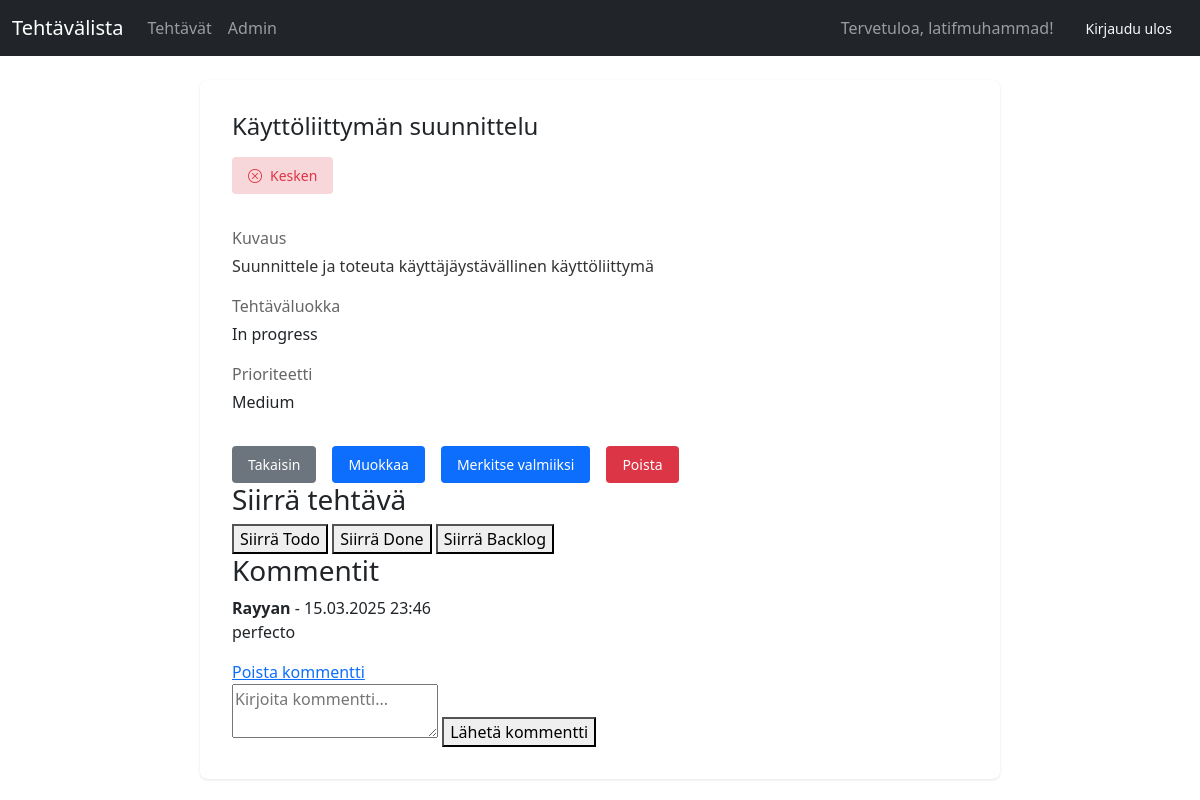
/tasks/tasks/2/ (signed in), run on the app's committed database.
### backlog/models.py (models this page shows, shortened)
class Task(models.Model):
    PRIORITY_CHOICES = [
        ('low', 'Low'),
        ('medium', 'Medium'),
        ('high', 'High')
    ]
    title = models.CharField(max_length=200)
    description = models.TextField(blank=True)
    created_at = models.DateTimeField(auto_now_add=True)
    completed = models.BooleanField(default=False)
    task_class = models.ForeignKey(TaskClass, on_delete=models.CASCADE, related_name='tasks')
    user = models.ForeignKey(User, on_delete=models.CASCADE)
    priority = models.CharField(max_length=10, choices=PRIORITY_CHOICES, default='medium')
    additional_info = models.TextField(blank=True)

class TaskClass(models.Model):
    title = models.CharField(max_length=100)  # "Todo", "In Progress", "Done", etc.
    description = models.TextField(blank=True)
    class Meta:
        verbose_name_plural = "Task Classes"

class Comment(models.Model):
    task = models.ForeignKey(Task, on_delete=models.CASCADE, related_name='comments')
    user = models.ForeignKey(User, on_delete=models.CASCADE)
    content = models.TextField()
    created_at = models.DateTimeField(auto_now_add=True)
    class Meta:
        ordering = ['-created_at']  # Show newest comments first

### backlog/views.py (the view)
# urls.py: path("tasks/<int:task_id>/", views.task_detail, name="task_detail"),
@login_required
def task_detail(request, task_id):
    try:
        task = get_object_or_404(Task, id=task_id)
        if not (request.user.is_superuser or request.user.is_staff) and task.user != request.user:
            return HttpResponseForbidden("Et voi tarkastella tätä tehtävää.")
        return render(request, 'backlog/task_detail.html', {'task': task})
    except Http404:
        from django.contrib import messages
        messages.error(request, f"Tehtävää ID:llä {task_id} ei löydy.")
        return redirect('task_list')

### backlog/templates/backlog/task_detail.html (shortened to what this page needs)
{% extends 'backlog/base.html' %}
{% load static %}
{% block content %}
<div class="task-detail">
    <div class="task-header">
        <h1 class="task-title">{{ task.title }}</h1>
        <div class="task-status {% if task.completed %}valmis{% else %}kesken{% endif %}">
            {% if task.completed %}
                <i class="bi bi-check-circle-fill"></i> Valmis
            {% else %}
                <i class="bi bi-x-circle"></i> Kesken
            {% endif %}
        </div>
    </div>
    <div class="task-info">
        {% if task.description %}
            <div class="task-info-item">
                <div class="task-info-label">Kuvaus</div>
                <div class="task-description">{{ task.description }}</div>
            </div>
        {% endif %}
        <div class="task-info-item">
            <div class="task-info-label">Tehtäväluokka</div>
            <div>{{ task.task_class.title }}</div>
        </div>
        <div class="task-info-item">
            <div class="task-info-label">Prioriteetti</div>
            <div>{{ task.get_priority_display }}</div>
        </div>
    </div>
    <div class="task-actions">
        <a href="{% url 'task_list' %}" class="btn btn-secondary">Takaisin</a>
        <a href="{% url 'task_edit_model_form' task.id %}" class="btn btn-primary">Muokkaa</a>
        <form method="post" action="{% url 'toggle_task_status' task.id %}" style="display: inline;">
            <button type="submit" class="btn btn-primary">
                {% if task.completed %}Merkitse keskeneräiseksi{% else %}Merkitse valmiiksi{% endif %}
            </button>
        </form>
        {% if user.is_superuser or task.user == user %}
            <form method="post" action="{% url 'delete_task' task.id %}" style="display: inline;">
                <button type="submit" class="btn btn-danger" onclick="return confirm('Haluatko varmasti poistaa tämän tehtävän?');">
                    Poista
                </button>
            </form>
        {% endif %}
    </div>
    <div class="move-task-section">
        <h3>Siirrä tehtävä</h3>
        <div class="move-buttons">
            {% if task.task_class.title != "Todo" %}
                <form method="post" action="{% url 'task_edit_model_form' task.id %}" style="display: inline;">
                    <button type="submit" class="button move-button">Siirrä Todo</button>
                </form>
            {% endif %}
            {% if task.task_class.title != "Done" %}
                <form method="post" action="{% url 'task_edit_model_form' task.id %}" style="display: inline;">
                    <button type="submit" class="button move-button">Siirrä Done</button>
                </form>
            {% endif %}
            {% if task.task_class.title != "Backlog" %}
                <form method="post" action="{% url 'task_edit_model_form' task.id %}" style="display: inline;">
                    <button type="submit" class="button move-button">Siirrä Backlog</button>
                </form>
            {% endif %}
        </div>
    </div>
    <div class="comments-section">
        <h3>Kommentit</h3>
        {% for comment in task.comments.all %}
            <div class="comment">
                <strong>{{ comment.user.username }}</strong> - {{ comment.created_at|date:"d.m.Y H:i" }}
                <p>{{ comment.content }}</p>
                {% if user == comment.user or user.is_superuser %}
                    <a href="{% url 'delete_comment' task.id comment.id %}"
                       onclick="return confirm('Haluatko varmasti poistaa tämän kommentin?')"
                       class="delete-comment">Poista kommentti</a>
                {% endif %}
            </div>
        {% empty %}
            <p>Ei kommentteja vielä.</p>
        {% endfor %}
        {% if user.is_authenticated %}
            <form method="post" action="{% url 'add_comment' task.id %}" class="comment-form">
                <textarea name="content" placeholder="Kirjoita kommentti..." required></textarea>
                <button type="submit">Lähetä kommentti</button>
            </form>
        {% endif %}
    </div>
</div>
{% endblock %}

### backlog/templates/backlog/base.html (shortened to what this page needs)
<!DOCTYPE html>
<html lang="fi">
<head>
    <link href="https://cdn.jsdelivr.net/npm/bootstrap@5.3.2/dist/css/bootstrap.min.css" rel="stylesheet">
    <link rel="stylesheet" href="https://cdn.jsdelivr.net/npm/bootstrap-icons@1.11.3/font/bootstrap-icons.min.css">
</head>
<body>
    <nav class="navbar navbar-expand-lg navbar-dark bg-dark">
        <div class="container-fluid">
            <a class="navbar-brand" href="{% url 'task_list' %}">Tehtävälista</a>
            <div class="collapse navbar-collapse" id="navbarNav">
                <ul class="navbar-nav me-auto">
                    {% if request.user.is_authenticated %}
                    <li class="nav-item">
                        <a class="nav-link" href="{% url 'task_list' %}">Tehtävät</a>
                    </li>
                    {% endif %}
                    {% if request.user.is_superuser or request.user.is_staff %}
                    <li class="nav-item">
                        <a class="nav-link" href="{% url 'admin:index' %}">Admin</a>
                    </li>
                    {% endif %}
                </ul>
                {% if request.user.is_authenticated %}
                <span class="navbar-text me-3">
                    Tervetuloa, {{ user.username }}!
                </span>
                <form class="d-flex" method="post" action="{% url 'logout' %}">
                    <button class="btn btn-outline-light" type="submit">Kirjaudu ulos</button>
                </form>
                {% endif %}
            </div>
        </div>
    </nav>
    <div class="container mt-4">
        {% block content %}{% endblock %}
    </div>
</body>
</html>

### backlog/templates/backlog/task_detail.html (style rules this page uses)
.task-detail { max-width: 800px; margin: 0 auto; background: white; border-radius: 8px; padding: 2rem; box-shadow: 0 1px 3px rgba(0,0,0,0.1); }
.task-header { margin-bottom: 2rem; }
.task-title { font-size: 1.5rem; font-weight: 500; margin-bottom: 1rem; }
.task-status { display: inline-flex; align-items: center; padding: 0.5rem 1rem; border-radius: 4px; font-size: 0.875rem; }
.task-status.kesken { background-color: #f8d7da; color: #dc3545; }
.task-status i { margin-right: 0.5rem; }
.task-info { margin-bottom: 2rem; }
.task-info-item { margin-bottom: 1rem; }
.task-info-label { font-weight: 500; color: #666; margin-bottom: 0.25rem; }
.task-description { line-height: 1.5; color: #333; }
.task-actions { display: flex; gap: 1rem; margin-top: 2rem; }
.btn { padding: 0.5rem 1rem; border-radius: 4px; font-size: 0.875rem; text-decoration: none; border: none; }
.btn-primary { background-color: #0d6efd; color: white; }
.btn-danger { background-color: #dc3545; color: white; }
.btn-secondary { background-color: #6c757d; color: white; }

### data on the page
Task: title "Käyttöliittymän suunnittelu", description "Suunnittele ja toteuta käyttäjäystävällinen käyttöliittymä", task_class "In progress", priority "Medium"
Comment: user.username "Rayyan", created_at "15.03.2025 23:46", content "perfecto", shows "Poista kommentti"

### other printed values
{{ user.username }} "latifmuhammad"
